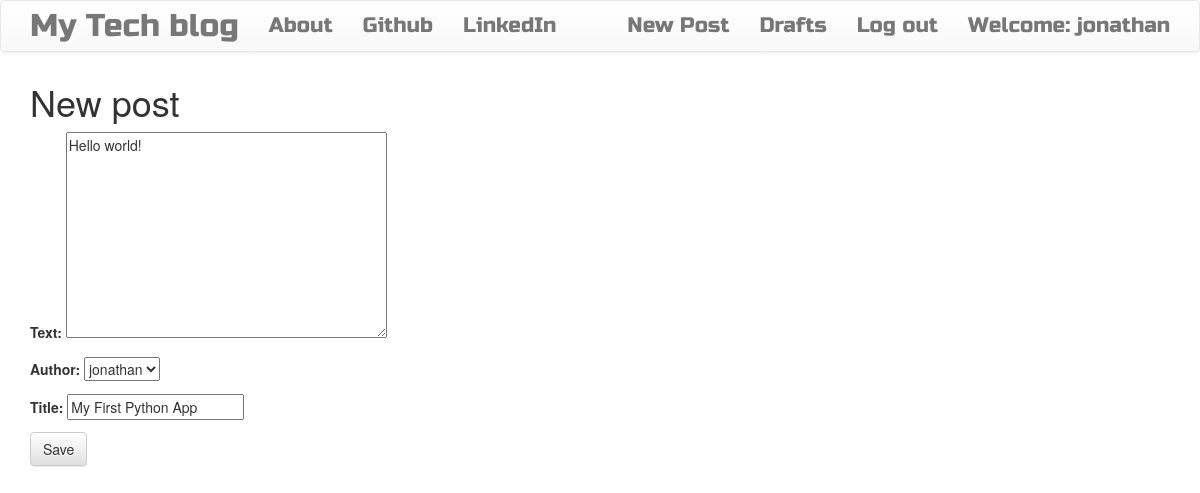
Screenshot of /post/2/edit/ (signed in) with the database file from the repository.
### blog_app/models.py (models this page shows, shortened)
class Post(models.Model):
    author = models.ForeignKey('auth.User')
    title = models.CharField(max_length=100)
    text = models.TextField()
    created_date = models.DateField(default=timezone.now)
    published_date = models.DateTimeField(blank=True, null=True)

### blog_app/views.py (the view)
# urls.py: url(r'^post/(?P<pk>\d+)/edit/$', views.PostUpdateView.as_view(), name='post_edit'),
class PostUpdateView(LoginRequiredMixin, UpdateView):
    login_url = '/login/'
    redirect_field_name = 'blog_app/post_list'
    form_class = PostForm
    model = Post

### blog_app/forms.py
class PostForm(forms.ModelForm):
    class Meta():
        model = Post
        fields = {'author', 'title', 'text',}
        widget = {
            'title': forms.TextInput(attrs={'class': 'textinputclass'}),
            'text': forms.Textarea(attrs={'class': 'editable medium-editor-textarea postcontent'}),
        }

### blog_app/templates/blog_app/post_form.html (shortened to what this page needs)
{% extends 'blog_app/base.html' %}
{% block content %}
    <h1>New post</h1>
    <form method="POST" class="post-form">
    {{form.as_p}}
    <button type="submit" class="save btn btn-default">Save</button>
    </form>
{% endblock %}

### blog_app/templates/blog_app/base.html (shortened to what this page needs)
<!DOCTYPE html>
{% load staticfiles %}
<html lang="en" dir="ltr">
  <head>
        <link rel="stylesheet" href="https://maxcdn.bootstrapcdn.com/bootstrap/3.3.7/css/bootstrap.min.css">
        <link rel="stylesheet" href="https://maxcdn.bootstrapcdn.com/bootstrap/3.3.7/css/bootstrap-theme.min.css">
        <link rel="stylesheet" href="//cdn.jsdelivr.net/medium-editor/latest/css/medium-editor.min.css" type="text/css" media="screen" charset="utf-8">
        <link rel="stylesheet" href="{% static 'css/blog.css' %}">
    </head>
  <body class="loader">
    <nav class="navbar navbar-default techfont custom-navbar">
    <div class="container">
      <ul class="nav navbar-nav">
        <li><a class='navbar-brand bigbrand' href="{% url 'post_list' %}">My Tech blog</a></li>
        <li><a href="{% url 'about'%}">About</a></li>
        <li><a href="https://www.github.com">Github</a></li>
        <li><a href="https://www.linkedin.com">LinkedIn</a></li>
      </ul>
      <ul class="nav navbar-nav navbar-right">
        {% if user.is_authenticated %}
        <li>
          <a href="{% url 'post_new' %}" >New Post</a>
        </li>
        <li>
          <a href="{% url 'post_draft_list' %}">Drafts</a>
        </li>
        <li>
          <a href="{% url 'logout' %}" >Log out</a>
        </li>
        <li>
          <a >Welcome: {{ user.username }}</a>
        </li>
          {% else %}
          <li><a class='nav navbar-right' href="{% url 'login' %}" ><span class="glyphicon glyphicon-user"></span></a></li>
        {% endif %}
      </ul>
  </div>
</nav>
        <div class="content container">
            <div class="row">
                <div class="col-md-8">
                  <div class="blog_posts">
                    {% block content %}
                    {% endblock %}
                  </div>
                </div>
            </div>
        </div>
  </body>
</html>

### blog_app/static/css/blog.css (style rules this page uses)
.techfont { font-family: 'Russo One', sans-serif; font-size: 1.5em; margin-bottom: 10px; }
.bigbrand { font-size: 1.5em; }
.loader { filter:hue-rotate(0deg); color: linear-gradient(45deg,#0f8,#08f); animation:hue 5000ms infinite linear; }

### rows the page displays
Post: text "Hello world!", author "jonathan", title "My First Python App"

### other values shown
{{ user.username }} "jonathan"
